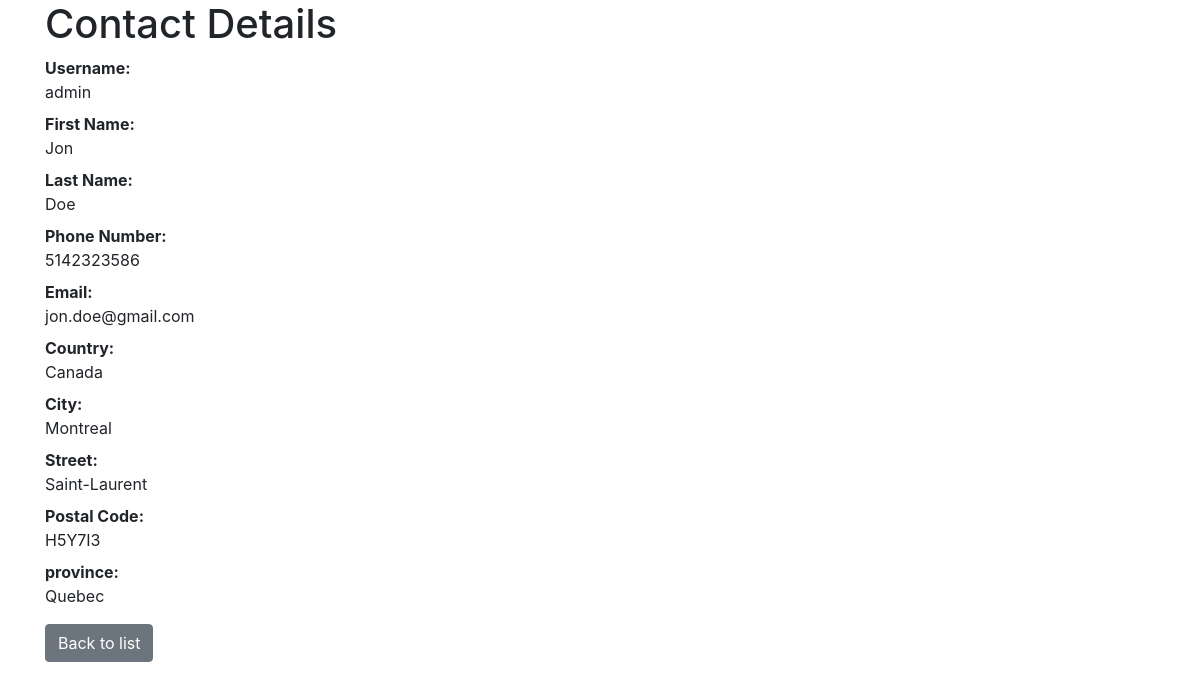
The app's page /contact/contact_info/1 with its own data.
### tables this page shows
CREATE TABLE `contact` (
  `contact_id` int(11) NOT NULL,
  `user_id` int(11) NOT NULL,
  `address_id` int(11) NOT NULL,
  `first_name` varchar(50) NOT NULL,
  `last_name` varchar(50) NOT NULL,
  `phone_number` varchar(50) NOT NULL,
  `email` varchar(200) NOT NULL
);

CREATE TABLE `user` (
  `user_id` int(11) NOT NULL,
  `username` varchar(50) NOT NULL,
  `password_hash` varchar(72) NOT NULL,
  `role` enum('user','employee') NOT NULL DEFAULT 'user'
);

CREATE TABLE `address` (
  `address_id` int(11) NOT NULL,
  `user_id` int(11) NOT NULL,
  `country` varchar(50) NOT NULL,
  `city` varchar(50) NOT NULL,
  `street` varchar(50) NOT NULL,
  `postal_code` varchar(50) NOT NULL,
  `province` varchar(50) NOT NULL
);

### app/controllers/ContactController.php (called while the page is built, shortened)
<?php
	class ContactController extends Controller{
		public function contact_info($contact_id){
			$contacts = $this->model('Contact')->getFromContactId($contact_id);
			$this->view('contact/detail', $contacts);
		}
	}
?>

### app/core/App.php (called while the page is built, shortened)
<?php
class App{
	var $method = 'index';
	public function __construct(){
		$url = $this->parseURL();
		if(isset($url[0]) && file_exists('app/controllers/'. $url[0]. 'Controller.php')) {
			unset($url[0]);
		}
		$this->controller = new $this->controller();
		if(isset($url[1]) && method_exists($this->controller, $url[1])){
			$this->method = $url[1];
			unset($url[1]);
		}
		$this->params = $url ? array_values($url) : [];
		call_user_func_array([$this->controller, $this->method], $this->params);
	}
	private function parseURL(){
		if(isset($_GET['url'])) {
			return explode('/', filter_var(rtrim($_GET['url'],'/'), FILTER_SANITIZE_URL));
		}
	}
}
?>

### index.php (called while the page is built, shortened)
<?php
	new App();
?>

### app/models/Contact.php (called while the page is built, shortened)
<?php
	class Contact extends model{
		public function getFromContactId($contact_id){
			$SQL = 'SELECT * FROM Contact JOIN user ON Contact.user_id = user.user_id JOIN Address ON Contact.address_id = Address.address_id WHERE contact_id = :contact_id';
			$stmt = self::$_connection->prepare($SQL);
			$stmt->execute(['contact_id'=>$contact_id]);
			$stmt->setFetchMode(PDO::FETCH_CLASS, 'Contact');
			return $stmt->fetch();
		}
	}
?>

### app/core/Model.php (called while the page is built, shortened)
<?php
	class Model{
		public function __construct(){
			$host = 'localhost';
			$dbname = 'camping';
			$user = 'camping_user';
			$password = 'tjAOLl7NQlvOtES9';
		}
	}
?>

### app/views/contact/detail.php (the view, shortened to what this page needs)
<!DOCTYPE html>
<!doctype html>
<html lang="en">
  <head>
    <link rel="stylesheet" href="https://stackpath.bootstrapcdn.com/bootstrap/4.4.1/css/bootstrap.min.css">
  </head>
  <body>
  	<div class='container'>
    <h1>Contact Details</h1>
    	<dl>
		<dt>Username:</dt>
	    <dd><?=$data->username ?></dd>
        <dt>First Name:</dt>
        <dd><?=$data->first_name ?></dd>
        <dt>Last Name:</dt>
        <dd><?=$data->last_name ?></dd>
        <dt>Phone Number:</dt>
        <dd><?=$data->phone_number ?></dd>
        <dt>Email:</dt>
        <dd><?=$data->email ?></dd>
        <dt>Country:</dt>
        <dd><?=$data->country ?></dd>
        <dt>City:</dt>
        <dd><?=$data->city ?></dd>
        <dt>Street:</dt>
        <dd><?=$data->street ?></dd>
        <dt>Postal Code:</dt>
        <dd><?=$data->postal_code ?></dd>
        <dt>province:</dt>
        <dd><?=$data->province ?></dd>
    </dl>
		<a href="/Camping/contact/index" class="btn btn-secondary">Back to list</a>
    </div>
  </body>
</html>

### records on screen
contact: user.username "admin", first_name "Jon", last_name "Doe", phone_number "5142323586", email "jon.doe@gmail.com", address.country "Canada", address.city "Montreal", address.street "Saint-Laurent", address.postal_code "H5Y7I3", address.province "Quebec"
